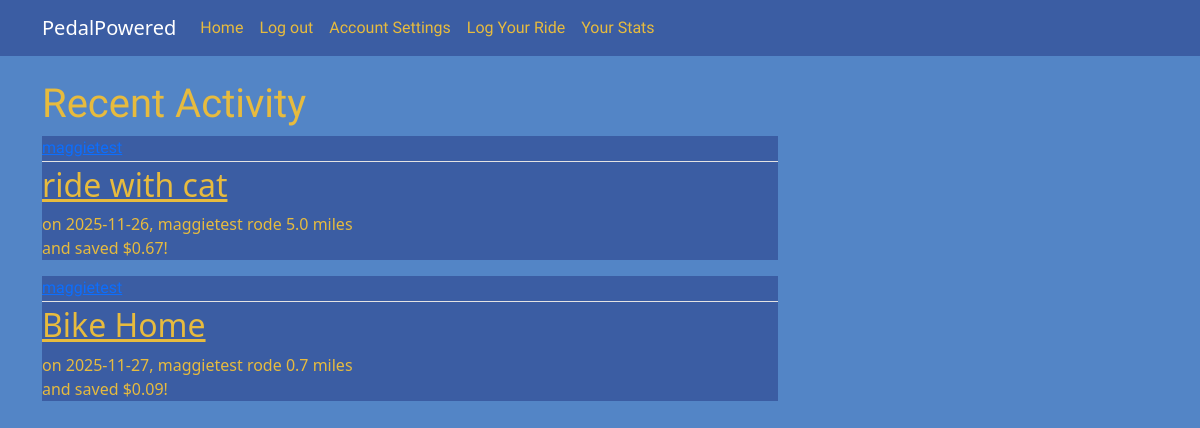
The page /home (signed in) on the database as committed earlier.
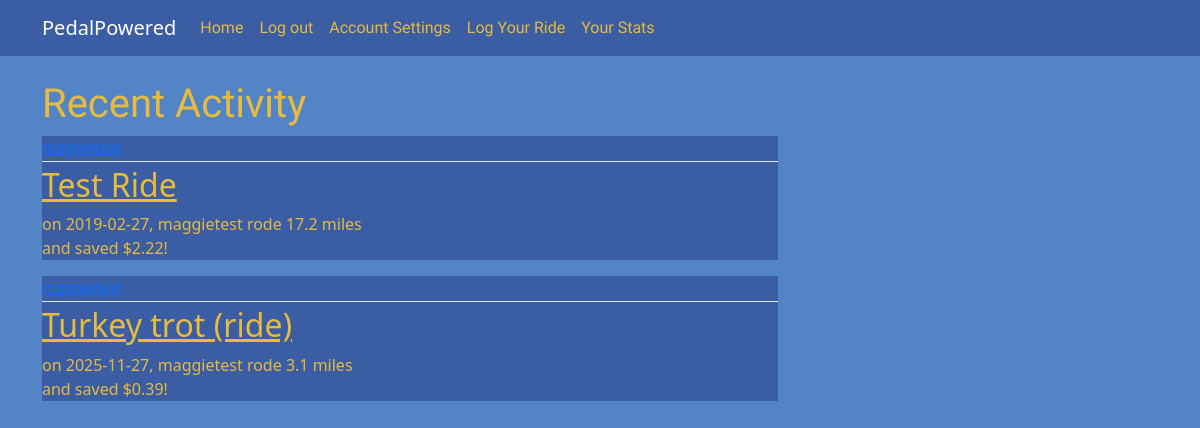
The same page on the database as committed later.
### pedalpowered/models.py (models this page shows, shortened)
class rides(db.Model):
    id = db.Column(db.Integer, primary_key = True)
    ride_date = db.Column(db.DateTime, nullable = False)
    title = db.Column(db.String, nullable = False)
    distance = db.Column(db.Float, nullable = False)
    gas_price = db.Column(db.Float, nullable = True)
    car_mpg = db.Column(db.Float, nullable = True)
    user_id = db.Column(db.Integer,db.ForeignKey('user.id'), nullable=False)
    gas_money_saved = db.Column(db.Float, nullable = True)
    user_comment = db.Column(db.String, nullable = False)

class User(db.Model, UserMixin):
    id = db.Column(db.Integer, primary_key = True)
    username = db.Column(db.String(20), unique=True, nullable=False)
    email = db.Column(db.String(100), unique=True, nullable=False)
    img_file = db.Column(db.String(20), nullable=False, default='default.jpg')
    password = db.Column(db.String(60), nullable=False)
    ridelog = db.relationship('rides', backref="author", lazy=True)

### pedalpowered/routes.py (the view)
@app.route("/home")
@login_required
def home():
    ridelog = rides.query.all()
    return render_template("home.html",posts= ridelog)

### pedalpowered/models.py (called while the page is built)
@login_manager.user_loader
def load_user(user_id):
    return User.query.get(int(user_id))

### pedalpowered/templates/home.html (shortened to what this page needs)
{% extends "layout.html" %}
{% block content %}
<h1 style="font-family: Irish Grover";>Recent Activity</h1>
    {% for post in posts %}
        <article class="media-body">
            <div class = "media-body">
                <div class="article-metadata">
                    <a class = 'mr-2' href="#">{{post.author.username}}</a>
                </div>
                <h2><a class='article-title' href="{{url_for('post',post_id=post.id)}}">{{post.title}}</a></h2>
                <p class = "article-content">on {{post.ride_date.strftime('%Y-%m-%d')}}, {{post.author.username}} rode {{post.distance}} miles
                    and saved ${{post.gas_money_saved}}!
                </p>
            </div>
        </article>
    {%endfor%}
{% endblock content %}

### pedalpowered/templates/layout.html (shortened to what this page needs)
<!DOCTYPE html>
    <html>
        <html lang="en">
        <head>
            <link href="https://cdn.jsdelivr.net/npm/bootstrap@5.3.8/dist/css/bootstrap.min.css" rel="stylesheet">
            <link rel="stylesheet" type="text/css" href="{{ url_for('static', filename = 'main.css')}}">
        </head>
        <body>
            {%block navbar%}
            <header class="site-header">
                <nav class="navbar navbar-expand-md navbar-dark bg-steel fixed-top">
                    <div class="container">
                    <a class="navbar-brand mr-4" href="/">PedalPowered</a>
                    <div class="collapse navbar-collapse" id="navbarToggle">
                        <div class="navbar-nav mr-auto">
                        <a class="nav-item nav-link" href="{{url_for('home')}}">Home</a>
                        </div>
                        <div class="navbar-nav">
                        {% if current_user.is_authenticated %}
                            <a class="nav-item nav-link" href="{{url_for('logout')}}">Log out</a>
                            <a class="nav-item nav-link" href="{{url_for('account')}}">Account Settings</a>
                        {% else %}
                            <a class="nav-item nav-link" href="{{url_for('login')}}">Login</a>
                            <a class="nav-item nav-link" href="{{url_for('register')}}">Register</a>
                        {%endif%}
                        <a class="nav-item nav-link" href="{{url_for('logride')}}">Log Your Ride</a>
                        <a class="nav-item nav-link" href="{{url_for('stats')}}">Your Stats</a>
                        </div>
                    </div>
                    </div>
                </nav>
            </header>
            {% endblock %}
            <main role="main" class="container">
                <div class="row">
                    <div class="col-md-8">
                    {% block content %}{% endblock %}
                    </div>
                </div>
            </main>
        </body>
    </html>

### pedalpowered/static/main.css (style rules this page uses)
body { background: #5385C6; color: #333333; margin-top: 5rem; }
h1, h2, h3, h4, h5, h6 .irish-grover-regular { color: #E7BB3E; }
.bg-steel { background-color: #3B5DA3; }
.site-header .navbar-nav .nav-link { color: #E7BB3E; font-family: "Irish Grover"; }
.article-title { color:#E7BB3E; background-color:#3B5DA3; }
.article-content { white-space: pre-line; background-color:#3B5DA3; color:#E7BB3E }
.article-metadata { padding-bottom: 1px; margin-bottom: 4px; border-bottom: 1px solid #e3e3e3; font-family: "Irish Grover"; }
.media-body { color:#e3e3e3; background-color: #3B5DA3; }

Rows that differ between the two databases and show on the page:
changed rides: title "ride with cat" → "Test Ride"; ride_date "2025-11-26" → "2019-02-27"; distance "5.0" → "17.2"; gas_money_saved "0.67" → "2.22"
changed rides: title "Bike Home" → "Turkey trot (ride)"; distance "0.7" → "3.1"; gas_money_saved "0.09" → "0.39"
